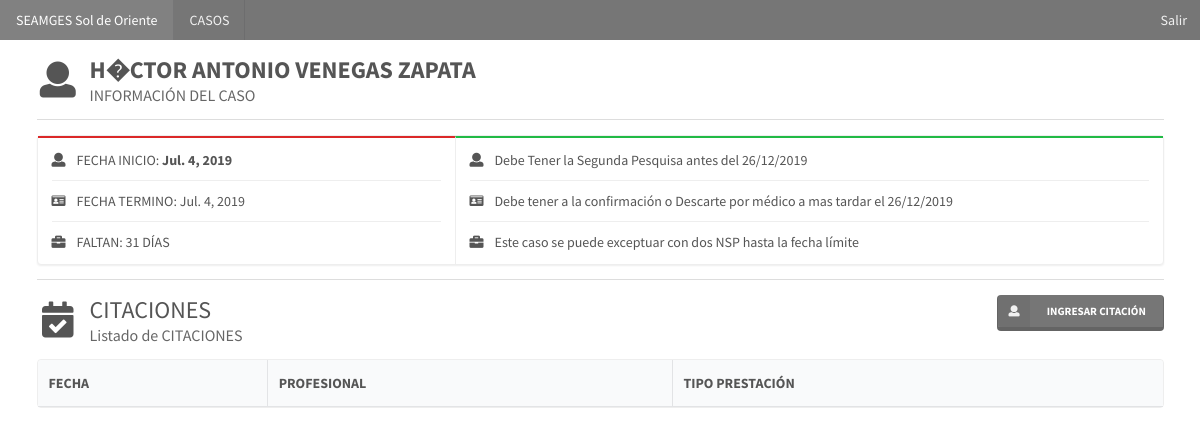
Screenshot of /casos/127/ (signed in) with the database file from the repository.
### casos/models.py (models this page shows)
class Caso(models.Model):
    paciente = models.ForeignKey(Paciente, on_delete=models.CASCADE, verbose_name="Paciente")
    patologia = models.ForeignKey(Patologia, on_delete=models.CASCADE, verbose_name="Patología")
    fecha_inicio = models.DateField(verbose_name="Fecha Inicio")
    fecha_limite = models.DateField(verbose_name="Fecha Límite")
    observacion = models.TextField(verbose_name='Observación')
    vigente = models.BooleanField(verbose_name='Caso Vigente', default=True)
    created = models.DateTimeField(auto_now_add=True, verbose_name="Fecha de creación")
    updated = models.DateTimeField(auto_now=True, verbose_name="Fecha de edición")
    class Meta:
        verbose_name = "Caso"
        verbose_name_plural = "Casos"
        ordering = ['fecha_limite']

### pacientes/models.py (models this page shows, shortened)
class Paciente(models.Model):
    run = models.CharField(max_length=200, verbose_name="RUN", unique=True)
    dv = models.CharField(max_length=1, verbose_name="Dígito Verificador")
    nombres = models.CharField(max_length=50, verbose_name="Nombres")
    apellidos = models.CharField(max_length=50, verbose_name="Apellidos")
    activo = models.BooleanField(default=True, verbose_name="Activo")
    created = models.DateTimeField(auto_now_add=True, verbose_name="Fecha de creación")
    updated = models.DateTimeField(auto_now=True, verbose_name="Fecha de edición")
    class Meta:
        verbose_name = "Paciente"
        verbose_name_plural = "Pacientes"
        ordering = ['-created']

### casos/views.py (the view)
# urls.py: path('<int:pk>/', CasoDetailView.as_view(), name='caso'),
@method_decorator(staff_member_required, name='dispatch')
class CasoDetailView(DetailView):
    model = Caso
    def get_context_data(self, **kwargs):
        context = super(CasoDetailView, self).get_context_data(**kwargs)
        citaciones_listado = Citacion.objects.filter(caso_id=self.object.id)
        context['citaciones_listado'] = citaciones_listado
        return context

### casos/templates/casos/caso_detail.html (shortened to what this page needs)
{% extends 'core/base.html' %}
{% load static %}
{% block content %}
<div>
        <h2 class="ui header floated left">
            <i class="icon user"></i>
            <div class="content"><strong>{{ caso.paciente.nombres}} {{caso.paciente.apellidos}}</strong>
                <div class="sub header">INFORMACIÓN DEL CASO</div>
            </div>
        </h2>
        <div class="ui divider clearing"></div>
        <div class="ui horizontal raised segments">
            <div class="ui red segment">
                <div class="ui animated list divided very relaxed">
                    <div class="item">
                        <i class="user icon"></i>
                        <div class="content">FECHA INICIO: <strong>{{caso.fecha_inicio}}</strong></div>
                    </div>
                    <div class="item">
                        <i class="id card icon"></i>
                        <div class="content">FECHA TERMINO: {{caso.fecha_inicio}}</div>
                    </div>
                    <div class="item">
                        <i class="briefcase icon"></i>
                        <div class="content">FALTAN: 31 DÍAS</div>
                    </div>
                </div>
            </div>
            <div class="ui green segment">
                <div class="ui animated list divided very relaxed">
                    <div class="item">
                        <i class="user icon"></i>
                        <div class="content">Debe Tener la Segunda Pesquisa antes del 26/12/2019</div>
                    </div>
                    <div class="item">
                        <i class="id card icon"></i>
                        <div class="content">Debe tener a la confirmación o Descarte por médico a mas tardar el 26/12/2019</div>
                    </div>
                    <div class="item">
                        <i class="briefcase icon"></i>
                        <div class="content">Este caso se puede exceptuar con dos NSP hasta la fecha límite</div>
                    </div>
                </div>
            </div>
        </div>
        <div class="ui divider clearing"></div>
        <h2 class="ui header floated left">
            <i class="calendar check outline icon"></i>
            <div class="content">CITACIONES
                <div class="sub header">Listado de CITACIONES</div>
            </div>
        </h2>
            <a class="ui right floated small grey labeled icon button"
               data-tooltip="Ingresar un citacion"
               data-inverted=""
               data-position="bottom center"
               href="{% url 'citaciones:create' caso.id %}">
                <i class="user icon"></i>
                INGRESAR CITACIÓN
            </a>
        <table class="ui celled table bordered striped">
            <thead>
            <tr>
                <th>FECHA</th>
                <th>PROFESIONAL</th>
                <th>TIPO PRESTACIÓN</th>
            </tr>
            </thead>
        </table>
    </div>
{% endblock %}

### rows the page displays
Caso: paciente.nombres "H�CTOR ANTONIO", paciente.apellidos "VENEGAS ZAPATA", fecha_inicio "Jul. 4, 2019"
